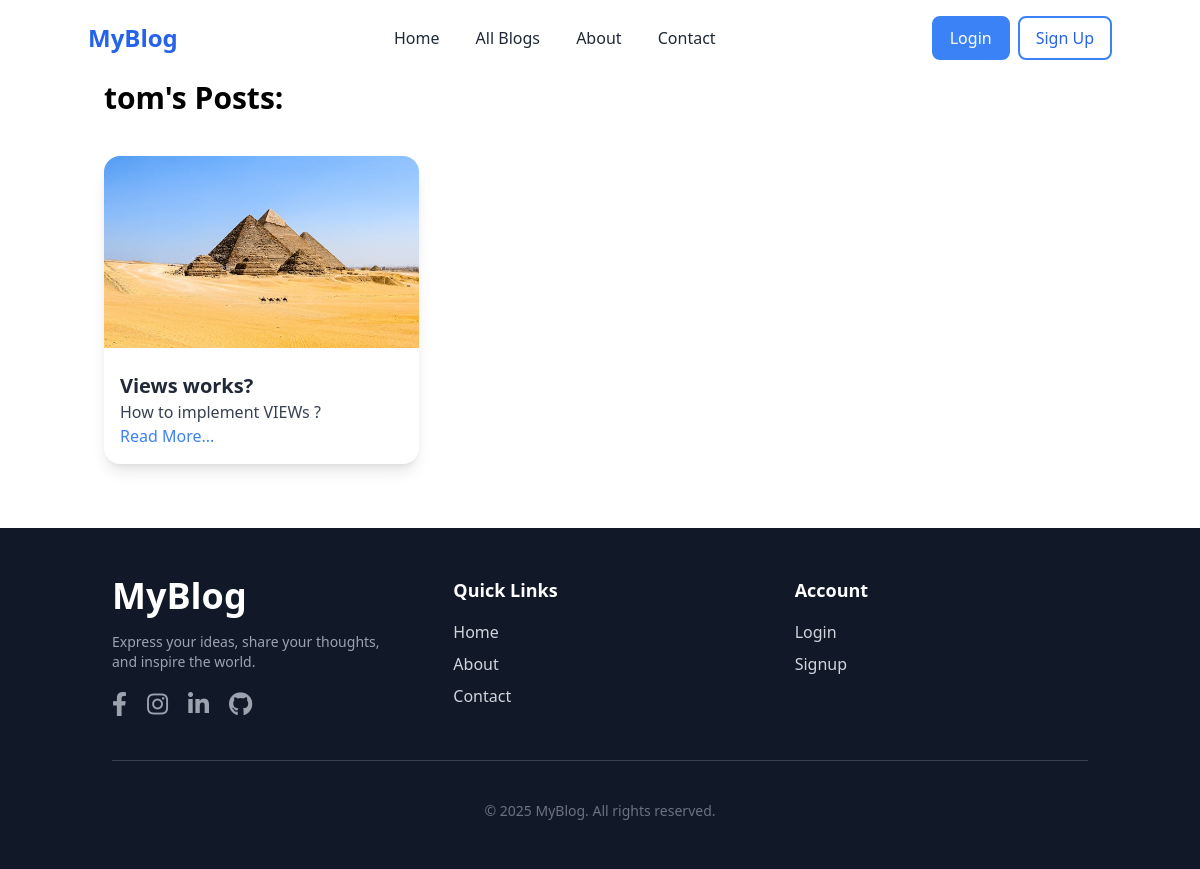
The page /author/tom/ on the database as committed earlier.
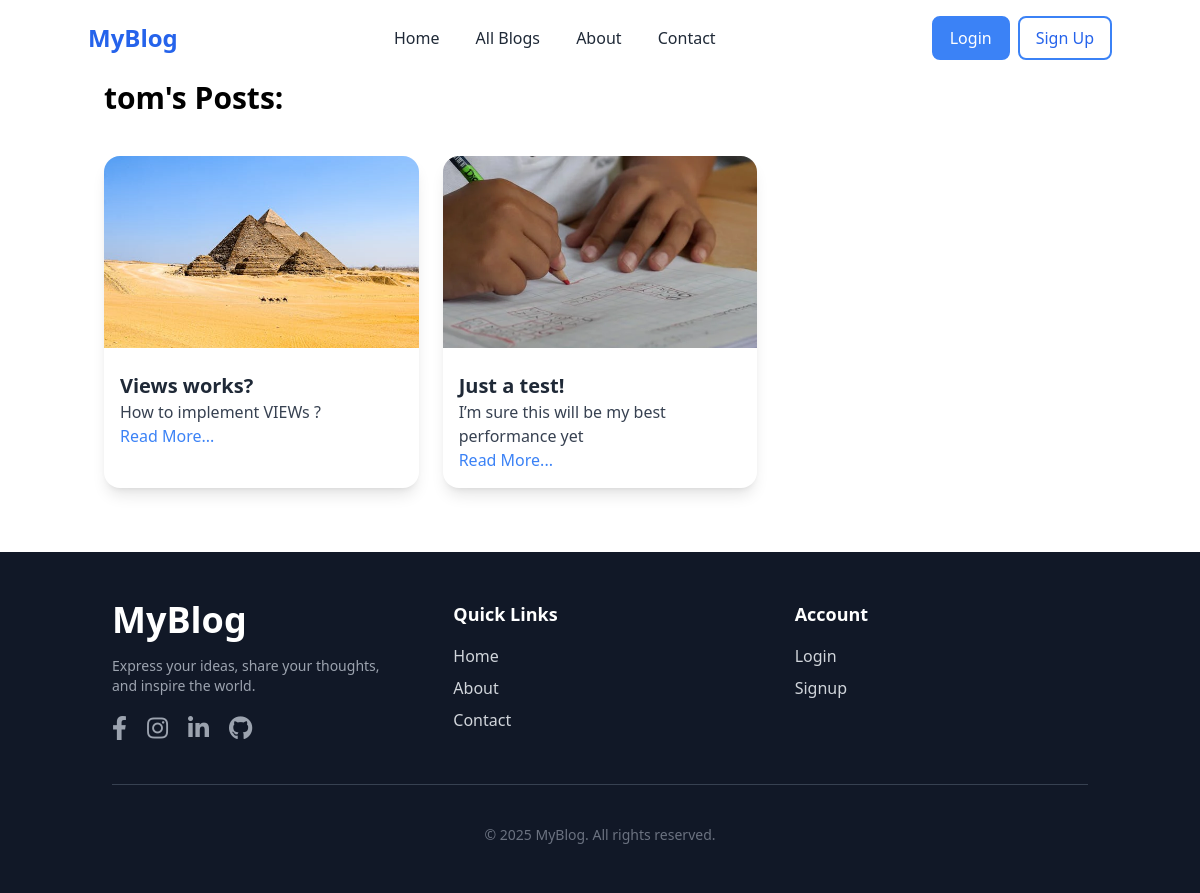
The same page on the database as committed later.
### blog/models.py (models this page shows, shortened)
class Post(models.Model):
    title=models.CharField(max_length=200)
    content=models.TextField()
    author=models.CharField(max_length=100)
    created_at=models.DateTimeField(auto_now_add=True)
    updated_at=models.DateTimeField(auto_now=True)
    image = models.ImageField(upload_to='blog_images/', null=True, blank=True)
    tags = models.ManyToManyField(Tag, related_name='posts', blank=True)
    views = models.PositiveIntegerField(default=0)

### blog/views.py (the view)
# urls.py: path('author/<str:username>/', views.author_posts, name='author_posts'),
def author_posts(request, username):
    author = get_object_or_404(User, username=username)
    posts = Post.objects.filter(author=author.username)  # Filter by author username
    return render(request, 'author_posts.html', {'author': author, 'posts': posts})

### blog/templates/author_posts.html (shortened to what this page needs)
{% extends 'base.html' %}
{% block content %}
<div class="container mx-auto pt-20 px-4">
    <h1 class="text-left text-3xl font-bold text-black-900 mb-10">{{author.username}}'s Posts:</h1>
<div class="grid md:grid-cols-3 gap-6">
    {% for post in posts %}
    <div class="bg-white rounded-2xl shadow-lg overflow-hidden transition-transform transform hover:scale-105 hover:shadow-xl">
        {% if post.image %}
        <img src="{{ post.image.url }}" alt="Post Image" class="w-full h-48 object-cover">
        {% else %}
        <img src="https://via.placeholder.com/300" alt="No Image" class="w-full h-48 object-cover">
        {% endif %}
        <div class="p-4">
            <h2 class="text-xl font-semibold text-gray-800 mt-2">{{ post.title }}</h2>
            <p class="text-gray-700">{{ post.content|truncatechars:100 }}</p>
            <a href="{% url 'blog' post.id %}" class="text-blue-500 hover:underline">Read More...</a>
        </div>
    </div>
    {% empty %}
    <p class="col-span-3 text-center text-gray-500">No posts available.</p>
    {% endfor %}
</div>
</div>
{% endblock %}

Rows that differ between the two databases and show on the page:
added Post: image (picture), title "Just a test!", content "I’m sure this will be my best performance yet"
